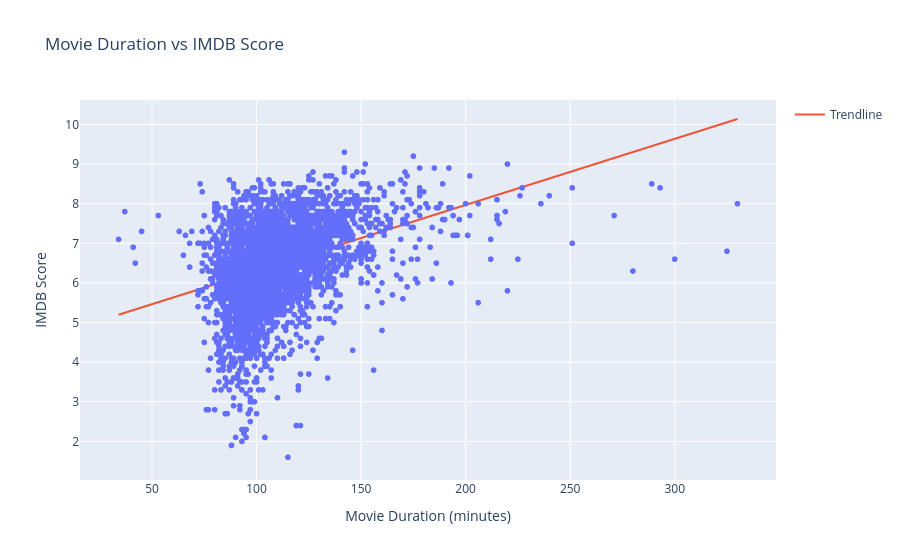

Notebook source saved alongside this figure:
### Code cell
import pandas as pd
import plotly.express as px
import plotly.graph_objects as go
from plotly.subplots import make_subplots
import numpy as np


# Filter necessary columns
df2 = df[['duration', 'imdb_score']].dropna()

# Calculate Descriptive Statistics
mean_duration = df2['duration'].mean()
median_duration = df2['duration'].median()
std_duration = df2['duration'].std()

print(f"Mean Duration: {mean_duration}")
print(f"Median Duration: {median_duration}")
print(f"Standard Deviation of Duration: {std_duration}")

# Create a scatter plot
fig = px.scatter(df2, x='duration', y='imdb_score', title='Movie Duration vs IMDB Score',
                 labels={'duration': 'Movie Duration (minutes)', 'imdb_score': 'IMDB Score'})

# Add a trendline
# Calculate the trendline
z = np.polyfit(df2['duration'], df2['imdb_score'], 1)
p = np.poly1d(z)

# Add trendline to the figure
fig.add_trace(go.Scatter(x=df2['duration'], y=p(df2['duration']), mode='lines', name='Trendline'))

# Show the plot
fig.show()

### Figure 1 — Plotly figure (JSON) as saved in the notebook; plotly's stock layout.template omitted (floating-point values rounded to 4 significant figures; data arrays with more than 128 entries replaced by an {"elided": "..."} marker saying what was removed)
{"data": [{"hovertemplate": "Movie Duration (minutes)=%{x}<br>IMDB Score=%{y}<extra></extra>", "legendgroup": "", "marker": {"color": "#636efa", "symbol": "circle"}, "mode": "markers", "name": "", "showlegend": false, "type": "scattergl", "x": {"elided": "3849 int values"}, "xaxis": "x", "y": {"elided": "3849 float values"}, "yaxis": "y"}, {"mode": "lines", "name": "Trendline", "type": "scatter", "x": {"elided": "3849 int values"}, "y": {"elided": "3849 float values"}}], "layout": {"autosize": true, "legend": {"tracegroupgap": 0}, "title": {"text": "Movie Duration vs IMDB Score"}, "xaxis": {"anchor": "y", "autorange": true, "domain": [0, 1], "range": [16.0, 348.0], "title": {"text": "Movie Duration (minutes)"}, "type": "linear"}, "yaxis": {"anchor": "x", "autorange": true, "domain": [0, 1], "range": [0.9122, 10.62], "title": {"text": "IMDB Score"}, "type": "linear"}}}
